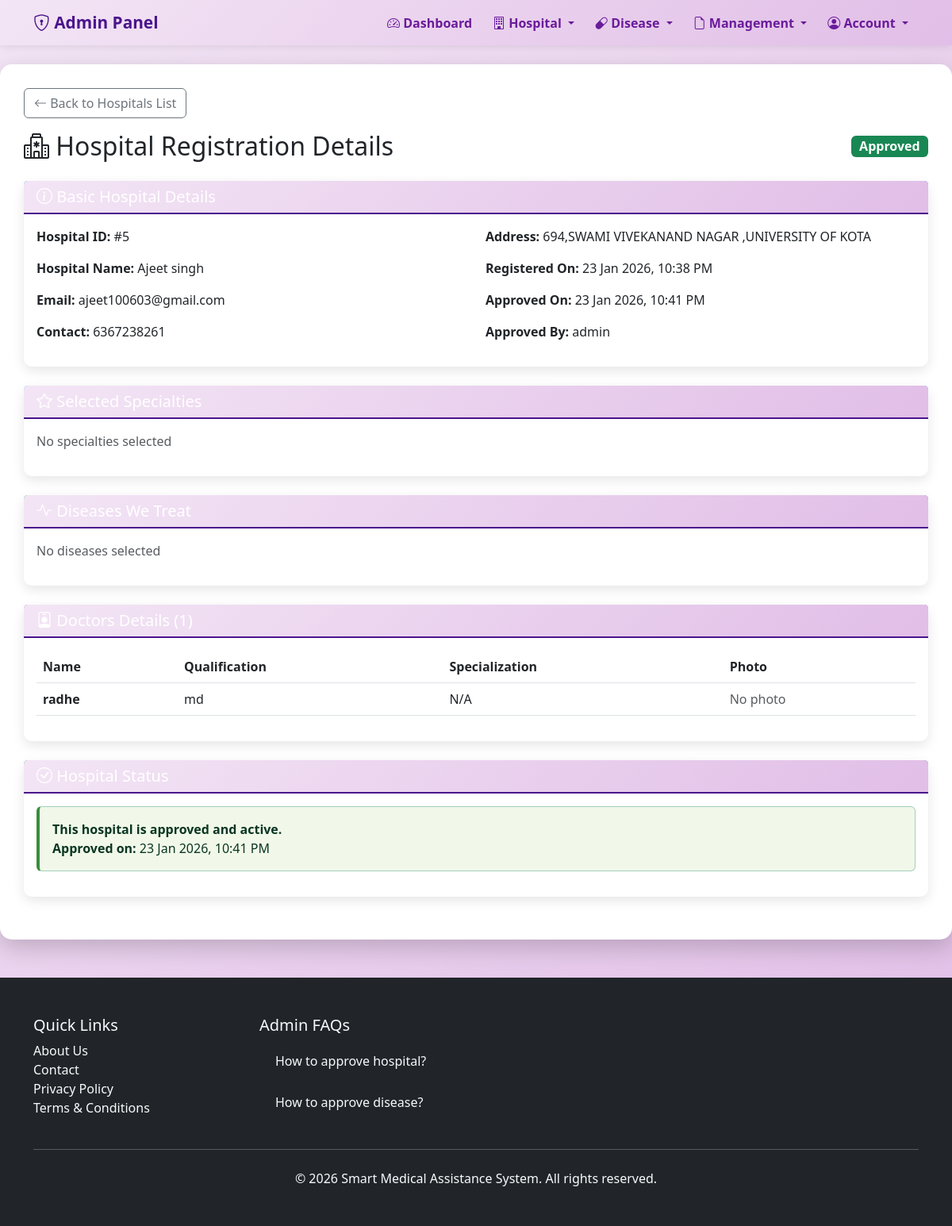
The app's page /admin/hospital/5/view (signed in) with its own data.
### models.py (models this page shows)
class Hospital(db.Model):
    __tablename__ = 'hospitals'
    id = db.Column(db.Integer, primary_key=True)   # ✅ CHANGE
    name = db.Column(db.String(200), nullable=False)
    address = db.Column(db.Text, nullable=False)
    speciality = db.Column(db.String(200))
    contact = db.Column(db.String(15), nullable=False)
    email = db.Column(db.String(100))
    password_hash = db.Column(db.String(255))
    admin_approved = db.Column(db.Boolean, default=False)
    admin_approved_by = db.Column(db.Integer, db.ForeignKey('admins.admin_id'))
    admin_approved_at = db.Column(db.DateTime)
    rejection_reason = db.Column(db.Text, nullable=True)  # Reason if rejected
    rejected_at = db.Column(db.DateTime, nullable=True)  # When rejected
    rejected_by = db.Column(db.Integer, db.ForeignKey('admins.admin_id'), nullable=True)  # Who rejected
    created_at = db.Column(db.DateTime, default=get_ist_now)
    @property
    def hospital_id(self):
        return self.id

class Admin(db.Model):
    __tablename__ = 'admins'
    admin_id = db.Column(db.Integer, primary_key=True)
    username = db.Column(db.String(50), unique=True, nullable=False)
    password_hash = db.Column(db.String(255), nullable=False)

class Doctor(db.Model):
    __tablename__ = 'doctors'
    doctor_id = db.Column(db.Integer, primary_key=True)
    hospital_id = db.Column(db.Integer, db.ForeignKey('hospitals.id'), nullable=False)
    name = db.Column(db.String(100), nullable=False)
    qualification = db.Column(db.String(200))  # MBBS, MD, etc.
    specialization = db.Column(db.Text)  # Which diseases they treat
    image_url = db.Column(db.String(255))  # Passport size photo
    created_at = db.Column(db.DateTime, default=get_ist_now)
    hospital = db.relationship('Hospital', backref='doctors')

### app.py (the view)
@app.route('/admin/hospital/<int:hospital_id>/view')
@login_required_admin
@role_required('admin')
def admin_view_hospital(hospital_id):
    hospital = Hospital.query.get_or_404(hospital_id)
    hospital_diseases = HospitalDisease.query.filter_by(hospital_id=hospital.id).all()
    selected_diseases = [hd.disease_name for hd in hospital_diseases]
    specialties = hospital.speciality.split(',') if hospital.speciality else []
    doctors = Doctor.query.filter_by(hospital_id=hospital.hospital_id).all()
    approved_by_admin = None
    rejected_by_admin = None
    if hospital.admin_approved_by:
        approved_by_admin = Admin.query.get(hospital.admin_approved_by)
    if hospital.rejected_by:
        rejected_by_admin = Admin.query.get(hospital.rejected_by)
    return render_template('admin/hospital_view.html',
                         hospital=hospital,
                         selected_diseases=selected_diseases,
                         specialties=specialties,
                         doctors=doctors,
                         approved_by_admin=approved_by_admin,
                         rejected_by_admin=rejected_by_admin)

### app.py (called while the page is built, shortened)
@app.context_processor
def inject_helpers():
    return dict(calculate_age=calculate_age, user_role=session.get('user_role'))

def login_required_admin(f):
    @wraps(f)
    def decorated_function(*args, **kwargs):
        if 'admin_id' not in session:
            flash('Please login to access this page', 'warning')
            return redirect(url_for('admin_login'))
        return f(*args, **kwargs)
    return decorated_function

def role_required(*allowed_roles):
    def decorator(f):
        @wraps(f)
        def decorated_function(*args, **kwargs):
            user_role = session.get('user_role')
            return f(*args, **kwargs)
        return decorated_function
    return decorator

@app.after_request
def add_cache_control(response):
    if response.content_type and 'text/html' in response.content_type:
        response.headers['Cache-Control'] = 'no-cache, no-store, must-revalidate'
        response.headers['Pragma'] = 'no-cache'
        response.headers['Expires'] = '0'
    return response

### templates/admin/hospital_view.html (shortened to what this page needs)
{% extends "admin_base.html" %}
{% block content %}
<div class="main-container">
    <div class="mb-3">
        <a href="/admin/hospitals" class="btn btn-outline-secondary">
            <i class="bi bi-arrow-left"></i> Back to Hospitals List
        </a>
    </div>
    <div class="d-flex justify-content-between align-items-center mb-4">
        <h2 class="mb-0">
            <i class="bi bi-hospital"></i> Hospital Registration Details
        </h2>
        <div>
            {% if not hospital.admin_approved and not hospital.rejected_at %}
                <span class="badge bg-warning fs-6">Pending Approval</span>
            {% elif hospital.admin_approved %}
                <span class="badge bg-success fs-6">Approved</span>
            {% elif hospital.rejected_at %}
                <span class="badge bg-danger fs-6">Rejected</span>
            {% endif %}
        </div>
    </div>
    <div class="card mb-4">
        <div class="card-header bg-primary text-white">
            <h5 class="mb-0"><i class="bi bi-info-circle"></i> Basic Hospital Details</h5>
        </div>
        <div class="card-body">
            <div class="row">
                <div class="col-md-6">
                    <p><strong>Hospital ID:</strong> #{{ hospital.hospital_id }}</p>
                    <p><strong>Hospital Name:</strong> {{ hospital.name }}</p>
                    <p><strong>Email:</strong> {{ hospital.email }}</p>
                    <p><strong>Contact:</strong> {{ hospital.contact }}</p>
                </div>
                <div class="col-md-6">
                    <p><strong>Address:</strong> {{ hospital.address }}</p>
                    <p><strong>Registered On:</strong> {{ hospital.created_at.strftime('%d %b %Y, %I:%M %p') if hospital.created_at else 'N/A' }}</p>
                    {% if hospital.admin_approved_at %}
                        <p><strong>Approved On:</strong> {{ hospital.admin_approved_at.strftime('%d %b %Y, %I:%M %p') }}</p>
                        {% if approved_by_admin %}
                            <p><strong>Approved By:</strong> {{ approved_by_admin.username }}</p>
                        {% endif %}
                    {% endif %}
                </div>
            </div>
        </div>
    </div>
    <div class="card mb-4">
        <div class="card-header bg-info text-white">
            <h5 class="mb-0"><i class="bi bi-star"></i> Selected Specialties</h5>
        </div>
        <div class="card-body">
            {% if specialties %}
                <div class="d-flex flex-wrap gap-2">
                    {% for spec in specialties %}
                        {% if spec.strip() %}
                            <span class="badge bg-info p-2">{{ spec.strip() }}</span>
                        {% endif %}
                    {% endfor %}
                </div>
            {% else %}
                <p class="text-muted">No specialties selected</p>
            {% endif %}
        </div>
    </div>
    <div class="card mb-4">
        <div class="card-header bg-success text-white">
            <h5 class="mb-0"><i class="bi bi-activity"></i> Diseases We Treat</h5>
        </div>
        <div class="card-body">
            {% if selected_diseases %}
                <div class="d-flex flex-wrap gap-2">
                    {% for disease in selected_diseases %}
                        <span class="badge bg-success p-2">{{ disease }}</span>
                    {% endfor %}
                </div>
            {% else %}
                <p class="text-muted">No diseases selected</p>
            {% endif %}
        </div>
    </div>
    <div class="card mb-4">
        <div class="card-header bg-secondary text-white">
            <h5 class="mb-0"><i class="bi bi-person-badge"></i> Doctors Details ({{ doctors|length }})</h5>
        </div>
        <div class="card-body">
            {% if doctors %}
                <div class="table-responsive">
                    <table class="table table-hover">
                        <thead>
                            <tr>
                                <th>Name</th>
                                <th>Qualification</th>
                                <th>Specialization</th>
                                <th>Photo</th>
                            </tr>
                        </thead>
                        <tbody>
                            {% for doctor in doctors %}
                                <tr>
                                    <td><strong>{{ doctor.name }}</strong></td>
                                    <td>{{ doctor.qualification or 'N/A' }}</td>
                                    <td>{{ doctor.specialization or 'N/A' }}</td>
                                    <td>
                                        {% if doctor.image_url %}
                                            <img src="/{{ doctor.image_url }}" alt="{{ doctor.name }}"
                                                 class="img-thumbnail" style="max-width: 100px; max-height: 100px;">
                                        {% else %}
                                            <span class="text-muted">No photo</span>
                                        {% endif %}
                                    </td>
                                </tr>
                            {% endfor %}
                        </tbody>
                    </table>
                </div>
            {% else %}
                <p class="text-muted">No doctors added</p>
            {% endif %}
        </div>
    </div>
    {% if not hospital.admin_approved and not hospital.rejected_at %}
    <div class="card mb-4">
        <div class="card-header bg-warning text-dark">
            <h5 class="mb-0"><i class="bi bi-shield-check"></i> Admin Actions</h5>
        </div>
        <div class="card-body">
            <div class="row g-3">
                <div class="col-md-6">
                    <form method="POST" action="/admin/hospital/{{ hospital.hospital_id }}/approve"
                          onsubmit="return confirm('Are you sure you want to APPROVE this hospital? This will make it visible to patients.');">
                        <button type="submit" class="btn btn-success btn-lg w-100">
                            <i class="bi bi-check-circle"></i> Approve Hospital
                        </button>
                    </form>
                </div>
                <div class="col-md-6">
                    <button type="button" class="btn btn-danger btn-lg w-100"
                            data-bs-toggle="modal" data-bs-target="#rejectModal">
                        <i class="bi bi-x-circle"></i> Reject Hospital
                    </button>
                </div>
            </div>
        </div>
    </div>
    {% elif hospital.admin_approved %}
    <div class="card mb-4">
        <div class="card-header bg-success text-white">
            <h5 class="mb-0"><i class="bi bi-check-circle"></i> Hospital Status</h5>
        </div>
        <div class="card-body">
            <div class="alert alert-success">
                <strong>This hospital is approved and active.</strong><br>
                <strong>Approved on:</strong> {{ hospital.admin_approved_at.strftime('%d %b %Y, %I:%M %p') }}
            </div>
        </div>
    </div>
    {% endif %}
</div>
{% endblock %}

### templates/admin_base.html (style rules this page uses)
body { font-family: "Segoe UI", Tahoma, Geneva, Verdana, sans-serif; background: linear-gradient(135deg, #f3e5f5 0%, #e1bee7 100%); min-height: 100vh; }
.main-container { background: white; border-radius: 15px; box-shadow: 0 10px 30px rgba(0,0,0,0.2); margin: 20px auto; padding: 30px; }
.card { border: none; border-radius: 10px; box-shadow: 0 5px 15px rgba(0,0,0,0.1); }
.card-header { background: linear-gradient(135deg, #f3e5f5 0%, #e1bee7 100%); border-bottom: 2px solid #4a148c; }
.alert-success { border-left: 4px solid #388e3c; background: #f1f8e9; }

### records on screen
Hospital: hospital_id "5", name "Ajeet singh", email "ajeet100603@gmail.com", contact "6367238261", address "694,SWAMI VIVEKANAND NAGAR ,UNIVERSITY OF KOTA", created_at "23 Jan 2026, 10:38 PM", admin_approved_at "23 Jan 2026, 10:41 PM"
Admin: username "admin"
Doctor: name "radhe", qualification "md", specialization "N/A", shows "No photo"

### other values on screen
{{ doctors|length }} "1"
